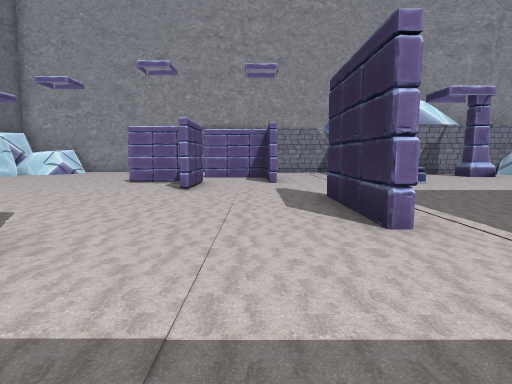
[1] (above)

19 first-person views from a walk through a Unity game level. The camera is 1.5 m above the floor, tilts 6° down and sees 75° across. The floor is counted in squares, 2 m on a side. Each view is taken from the middle of a square. On the plan, view 1 faces up. The plan holds only what a view shows up to about 11 squares ahead; the rest is blank. The place goes on beyond the plan.

[2]
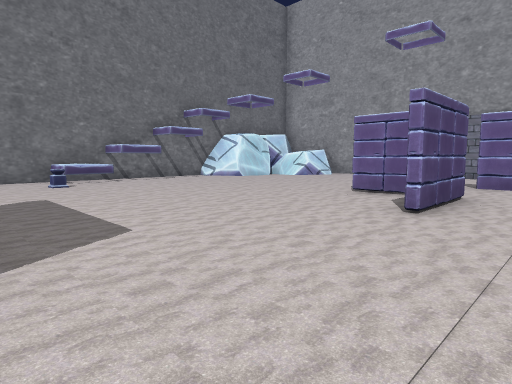

[3]
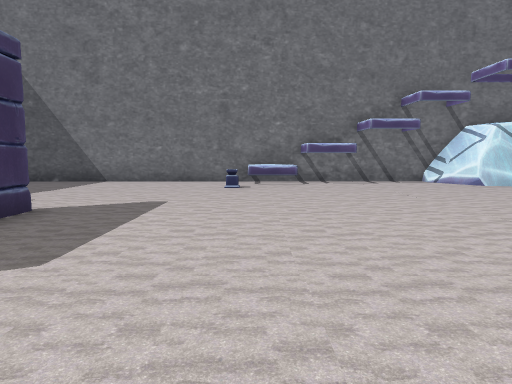

[4]
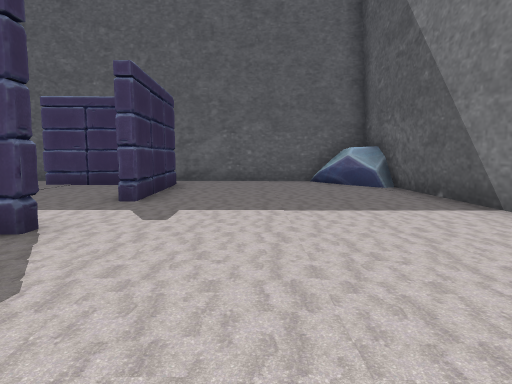

[5]
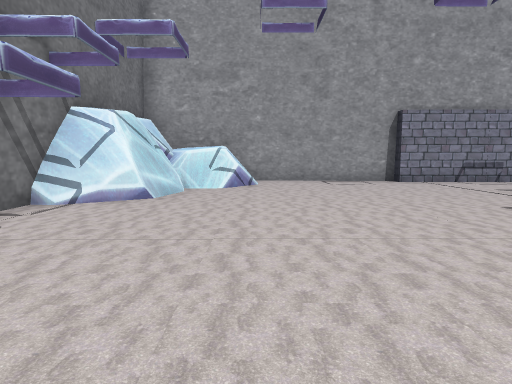

[6]
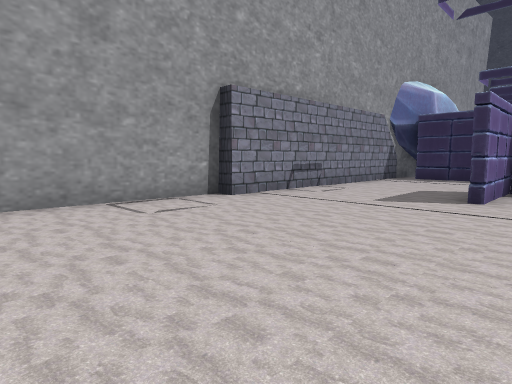

[7]
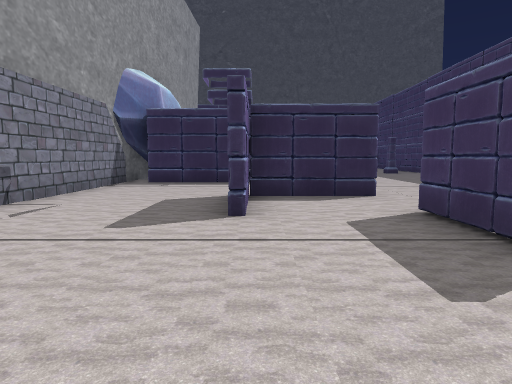

[8]
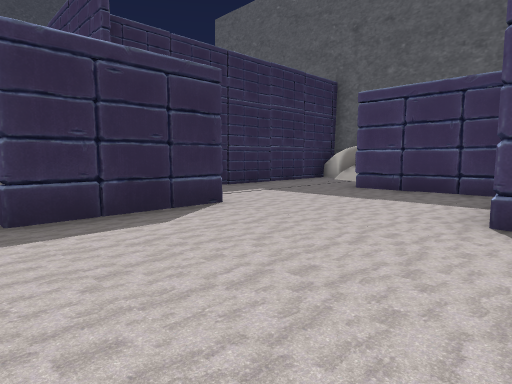

[9]
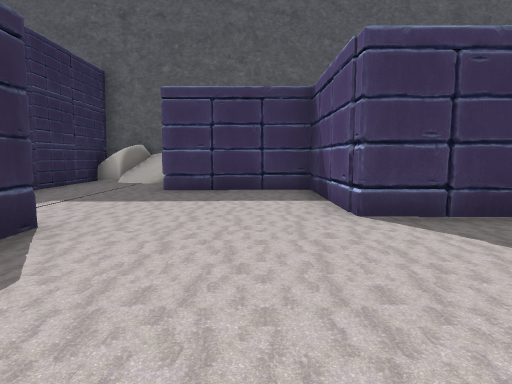

[10]
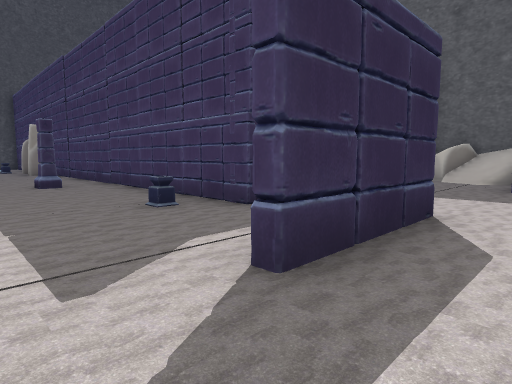

[11]
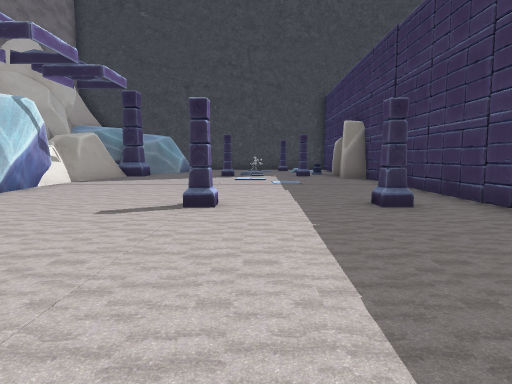

[12]
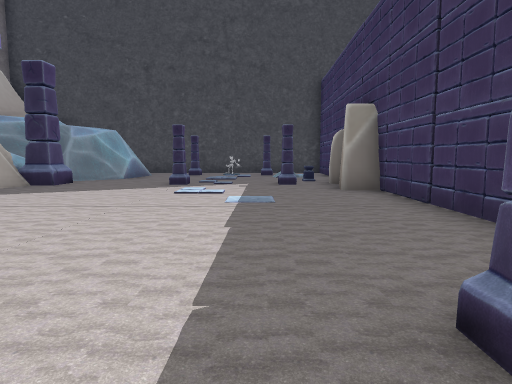

[13]
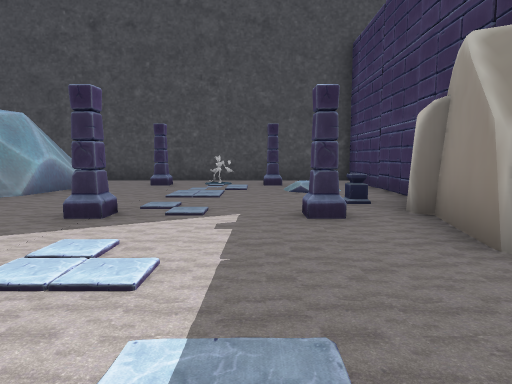

[14]
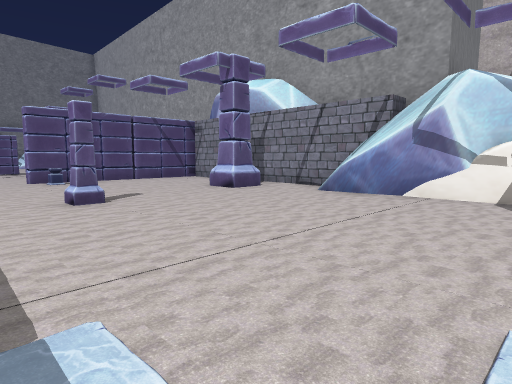

[15]
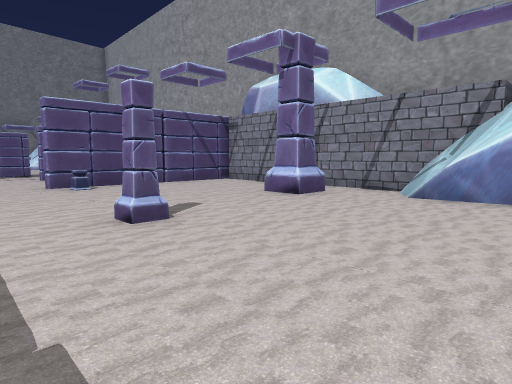

[16]
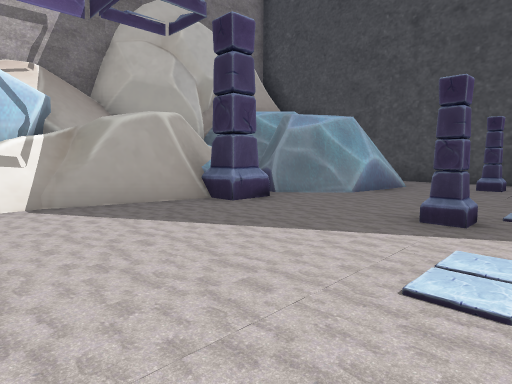

[17]
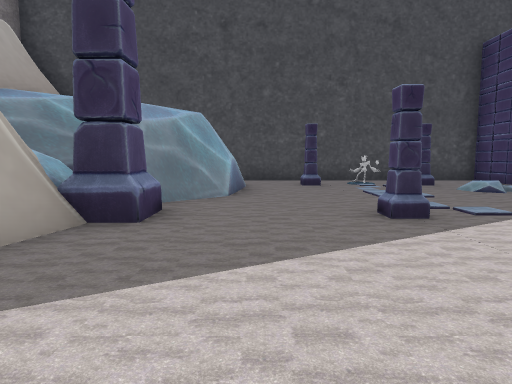

[18]
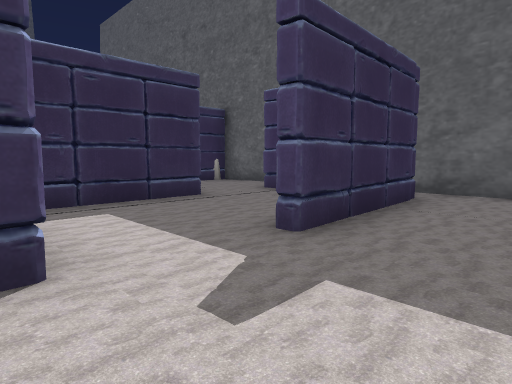

[19]
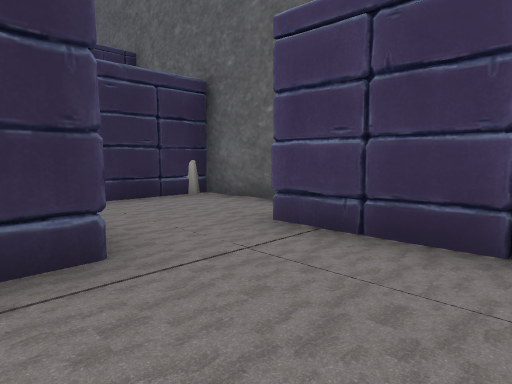

### Floor plan
Points are (right, up) in squares from view 1. A wall is a line through its corners. A room is listed if a view was taken in it or the views show most of it. See-through windows are left out.
Room 1 (views 1, 2, 3, 4, 5, 6, 7, 8, 18, 19)
walls: (-5.8, 2.8) (-2.3, 2.8) (-2.3, -0.6) (1.2, -0.6); (-3.2, 9.8) (-1.5, 9.8); (-2.1, 9.6) (-3.7, 9.6); (-5.7, 0) (-5.7, 0.5); (0.4, 9.7) (0.4, 12.1) (-1.9, 12.1); (1.5, 4.3) (1.3, 6); (1.4, 3.4) (1.4, 6.4); (-2.6, -1) (-2.6, 1.9); (-11.6, 11.4) (-11.5, -3.1); (-10.1, 13.3) (-10.3, 12.2) (-11.6, 11.6); (-4.7, -3) (-2.3, -2.9); (-10, 13.5) (-10.2, 13.1); (-9.7, 13.7) (-10, 12.2) (-10.5, 11.9); (-3.6, -3.1) (-2.4, -2.9); (-8.9, 14.4) (-10, 14.4); (-8.5, 14.7) (-9.1, 14.5); (-5.8, -3.4) (-6, 0.5); (-8.8, 14.7) (-9.9, 14.7); (3.8, 12.1) (3.8, 15.2); (-11.6, -2.8) (-11, -2.4) (-9.7, -4); (3.9, -2.4) (3.8, 1.3); (-11.5, -4.5) (-5.2, -4.4); (2.7, -3.9) (3.2, -3.2); (4, 15.9) (-3.7, 16) (-3.7, 16.4) (-8.8, 16.7); (4, -4) (4, 1.3)
low walls: (-3.8, 2.8) (-2.6, 2.9); (-10.3, 7.1) (-10.3, 5.7); (1.3, 4.7) (1.4, 5.5); (-10.1, 12) (-10.8, 11.5); (-10.5, 11.9) (-11.6, 11.4); (-8.5, 14.4) (-9.1, 14.3); (-8.2, 14.9) (-8.8, 14.2) (-9.8, 14.2); (-10.4, -3.2) (-9.9, -4)
ways out: opening at (-1, 10) to room 2; opening at (1, 8.2) to room 2; opening at (2.5, 4) to room 2; opening at (-3, -3)
Room 2 (views 9, 10, 11, 12, 13, 14, 15, 16, 17)
walls: (14.4, 13.7) (12.8, 13.6); (11.8, 14.4) (4.8, 14.5); (14.9, 13.6) (14.4, 13.9) (13.8, 13.8); (16, 13.4) (14.1, 13.9) (13.5, 13.8) (11, 13.2); (14.3, 14.9) (13.6, 14.2); (17.5, 14.1) (16.5, 13.4); (18.7, 13.2) (19.4, 14.1); (19.6, 12) (19.2, 12.4); (20, 11.5) (19.1, 12.2); (19.2, 4.1) (23.7, 4) (23.6, 13); (20.5, 11.5) (20, 11.6); (4, 13.7) (4.1, 9.1); (21.2, 11.3) (19.6, 11.5) (18.5, 12.8) (18.8, 13.6); (3.7, 4.4) (15.5, 4.2) (15.5, 5.1) (17.4, 4.6); (21.2, 11.7) (20.4, 11.5) (19.8, 11.8); (5.1, 15.8) (3.9, 15.9); (-1.5, 9.8) (-1.5, 7.5)
low walls: (10.8, 13.5) (10.3, 14.4)
ways out: opening at (-1, 10) to room 1; opening at (1, 8.2) to room 1; opening at (2.5, 4) to room 1
objects: other object (8, 13) to (9, 13); other object (9, 6); other object (9, 9); other object (17, 3) to (19, 4); other object (17, 6); other object (17, 9); other object (17, 13); other object (22, 7); other object (22, 8); other object (22, 10)

Where each view was taken, in squares from view 1:
view 1: 0 up, 0 right, facing up
view 2: 3 up, 0 right, facing up-left
view 3: 6 up, 1 left, facing left
view 4: 6 up, 8 left, facing down
view 5: 6 up, 8 left, facing up
view 6: 11 up, 8 left, facing up-right
view 7: 12 up, 6 left, facing right
view 8: 7 up, 3 left, facing down-right
view 9: 7 up, 1 left, facing down
view 10: 8 up, 0 right, facing down-right
view 11: 8 up, 4 right, facing right
view 12: 7 up, 8 right, facing right
view 13: 7 up, 13 right, facing right
view 14: 7 up, 15 right, facing up-left
view 15: 7 up, 13 right, facing up-left
view 16: 8 up, 13 right, facing up-right
view 17: 11 up, 13 right, facing right
view 18: 3 up, 8 left, facing down-right
view 19: 0 up, 5 left, facing down-right
